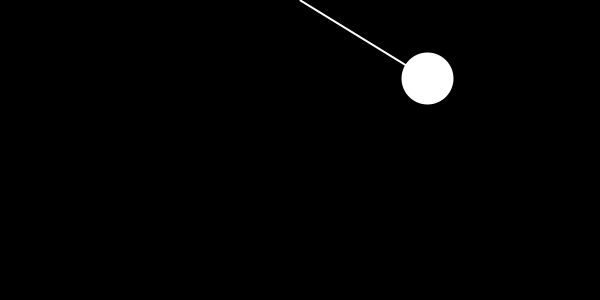
Frame 1 (no input)
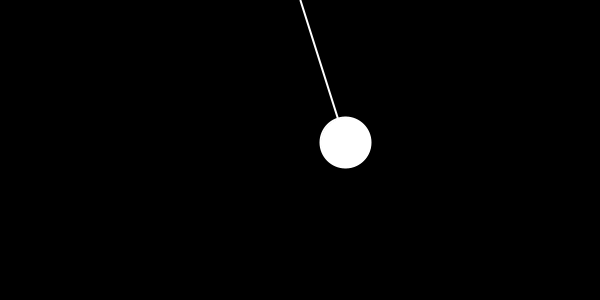
Frame 60 (the mouse pressed at the canvas centre just before this capture)
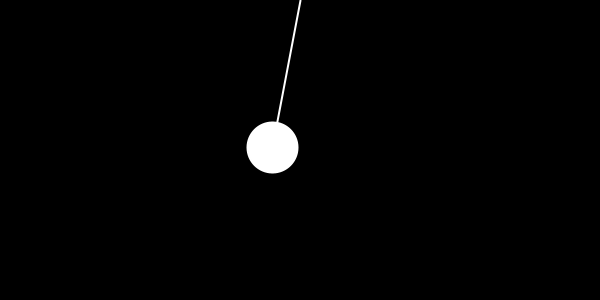
Frame 120 (the mouse held since frame 60 and released just before this capture)

The Processing sketch that drew these frames (run headless with seeded random() and noise(); from frame 60 on, the mouse is pressed at the canvas centre):

// Processing sketch: oscillation_9
// ── oscillation_9.pde
float len;
PVector origin;
PVector bob;
float velo=0.0;
float acc=0.0;
float angle=45;

void setup()
{ 
  size(600, 300);
  len = 150;
  origin = new PVector(width/2, 0);
  bob = new PVector(width/2, len);
}
void draw()
{
  background(0);
  bob.x =  origin.x + len*sin(angle);
  bob.y = origin.y + len*cos(angle);
  fill(255);
  stroke(255);
  strokeWeight(2);
  line(origin.x, origin.y, bob.x, bob.y);
  ellipse(bob.x, bob.y, 50, 50);
  acc = -0.001 * sin(angle);
  angle += 0.1;
  velo += acc;
  angle += velo;
  velo *= 0.99;
}
